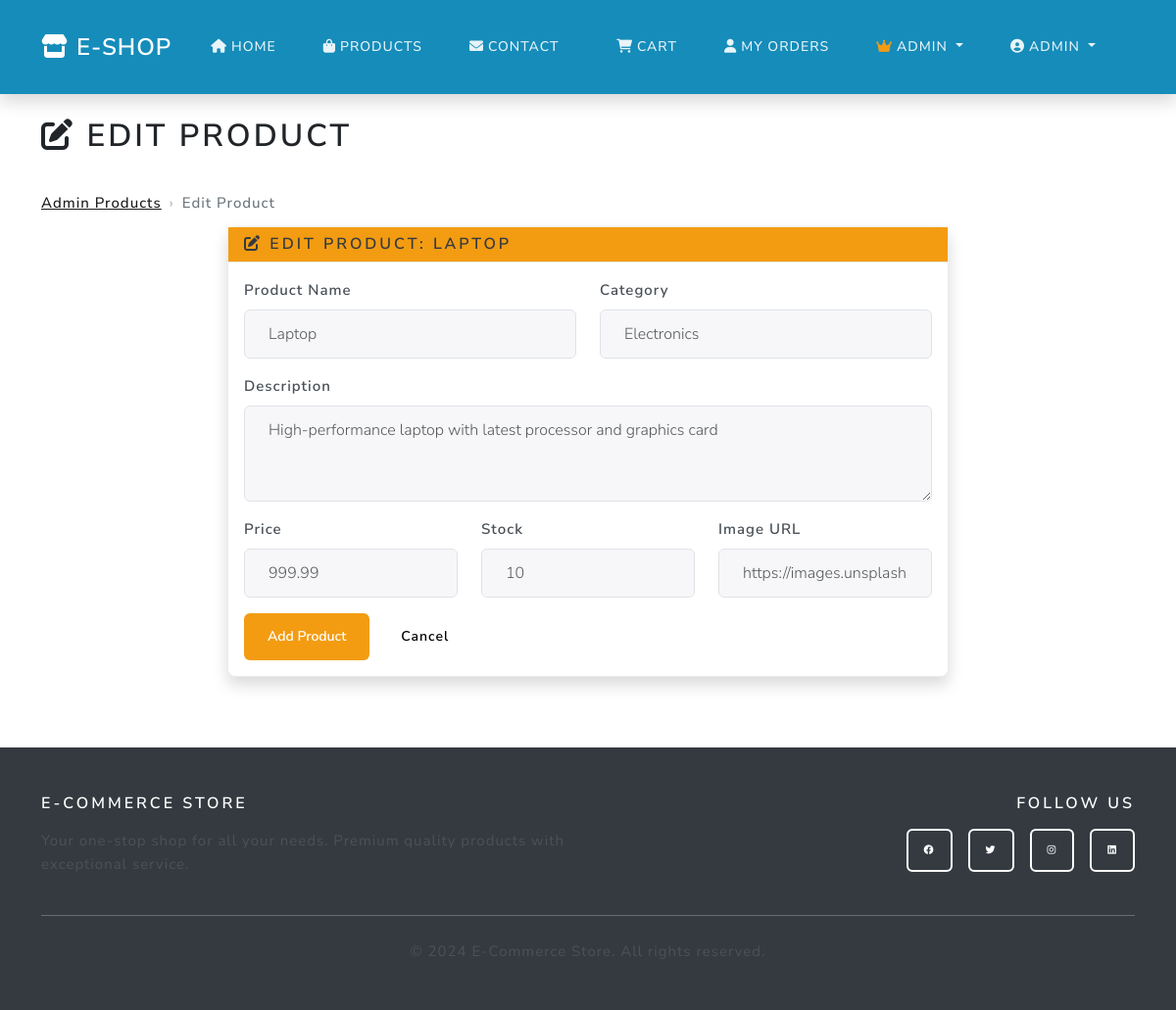
/admin/products/1/edit (signed in), run on an earlier commit of the app's database.
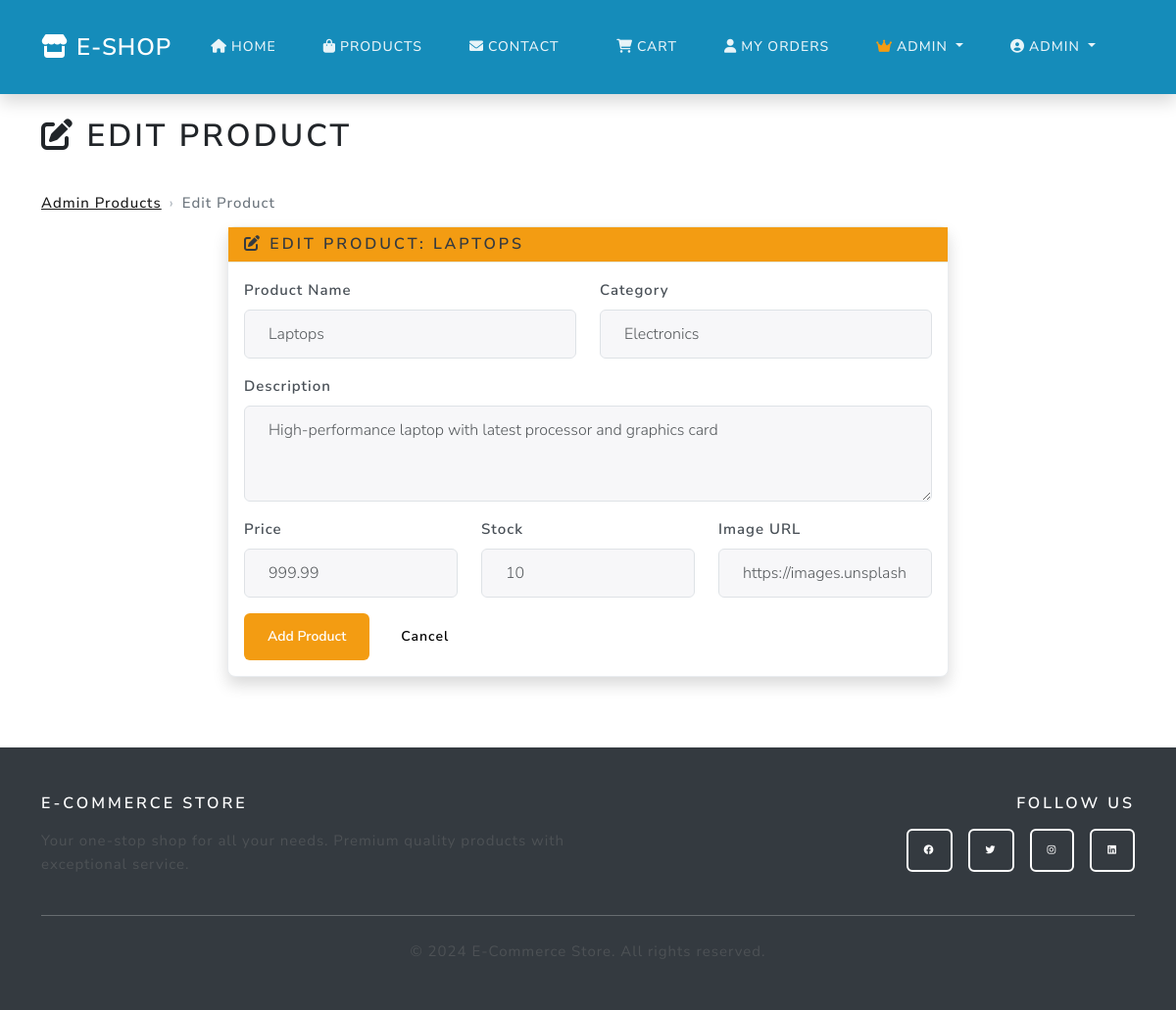
And on a later commit of the database.
### main.py (models this page shows)
class Product(db.Model):
    id = db.Column(db.Integer, primary_key=True)
    name = db.Column(db.String(100), nullable=False)
    description = db.Column(db.Text, nullable=False)
    price = db.Column(db.Float, nullable=False)
    image_url = db.Column(db.String(200), default='https://via.placeholder.com/300x200')
    stock = db.Column(db.Integer, default=0)
    category = db.Column(db.String(50), nullable=False)

### main.py (the view, shortened to what this page needs)
@app.route('/admin/products/<int:product_id>/edit', methods=['GET', 'POST'])
@login_required
def edit_product(product_id):
    if not current_user.is_admin:
        flash('Access denied', 'error')
        return redirect(url_for('home'))
    product = Product.query.get_or_404(product_id)
    form = ProductForm(obj=product)
    return render_template('edit_product.html', form=form, product=product)

### main.py
class ProductForm(FlaskForm):
    name = StringField('Product Name', validators=[DataRequired()])
    description = TextAreaField('Description', validators=[DataRequired()])
    price = DecimalField('Price', validators=[DataRequired(), NumberRange(min=0)])
    stock = IntegerField('Stock', validators=[DataRequired(), NumberRange(min=0)])
    category = StringField('Category', validators=[DataRequired()])
    image_url = StringField('Image URL')
    submit = SubmitField('Add Product')

### main.py (called while the page is built)
@login_manager.user_loader
def load_user(user_id):
    return User.query.get(int(user_id))

def get_shipping_settings():
    settings = ShippingSettings.query.first()
    if not settings:
        settings = ShippingSettings(
            free_shipping_threshold=500.0,
            standard_shipping_cost=30.0,
            express_shipping_cost=60.0,
            tax_rate=0.2,
            currency='DH'
        )
        db.session.add(settings)
        db.session.commit()
    return settings

### templates/edit_product.html (shortened to what this page needs)
{% extends "base.html" %}
{% block content %}
<div class="container py-4">
  <div class="row">
    <div class="col-12">
      <h1 class="mb-4"><i class="fas fa-edit"></i> Edit Product</h1>
      <nav aria-label="breadcrumb">
        <ol class="breadcrumb">
          <li class="breadcrumb-item"><a href="{{ url_for('admin_products') }}">Admin Products</a></li>
          <li class="breadcrumb-item active">Edit Product</li>
        </ol>
      </nav>
    </div>
  </div>
  <div class="row">
    <div class="col-md-8 mx-auto">
      <div class="card shadow">
        <div class="card-header bg-warning text-dark">
          <h5 class="mb-0"><i class="fas fa-edit"></i> Edit Product: {{ product.name }}</h5>
        </div>
        <div class="card-body">
          <form method="POST">
            <div class="row">
              <div class="col-md-6 mb-3">
                {{ form.name.label(class="form-label") }}
                {{ form.name(class="form-control" + (" is-invalid" if form.name.errors else "")) }}
              </div>
              <div class="col-md-6 mb-3">
                {{ form.category.label(class="form-label") }}
                {{ form.category(class="form-control" + (" is-invalid" if form.category.errors else "")) }}
              </div>
            </div>
            <div class="mb-3">
              {{ form.description.label(class="form-label") }}
              {{ form.description(class="form-control" + (" is-invalid" if form.description.errors else ""), rows="3") }}
            </div>
            <div class="row">
              <div class="col-md-4 mb-3">
                {{ form.price.label(class="form-label") }}
                {{ form.price(class="form-control" + (" is-invalid" if form.price.errors else "")) }}
              </div>
              <div class="col-md-4 mb-3">
                {{ form.stock.label(class="form-label") }}
                {{ form.stock(class="form-control" + (" is-invalid" if form.stock.errors else "")) }}
              </div>
              <div class="col-md-4 mb-3">
                {{ form.image_url.label(class="form-label") }}
                {{ form.image_url(class="form-control" + (" is-invalid" if form.image_url.errors else "")) }}
              </div>
            </div>
            <div class="d-flex gap-2">
              {{ form.submit(class="btn btn-warning") }}
              <a href="{{ url_for('admin_products') }}" class="btn btn-secondary">Cancel</a>
            </div>
          </form>
        </div>
      </div>
    </div>
  </div>
</div>
{% endblock %}

What changed in the data, as far as the page shows it:
changed Product "Electronics": name "LAPTOP" → "LAPTOPS"; name "Laptop" → "Laptops"
